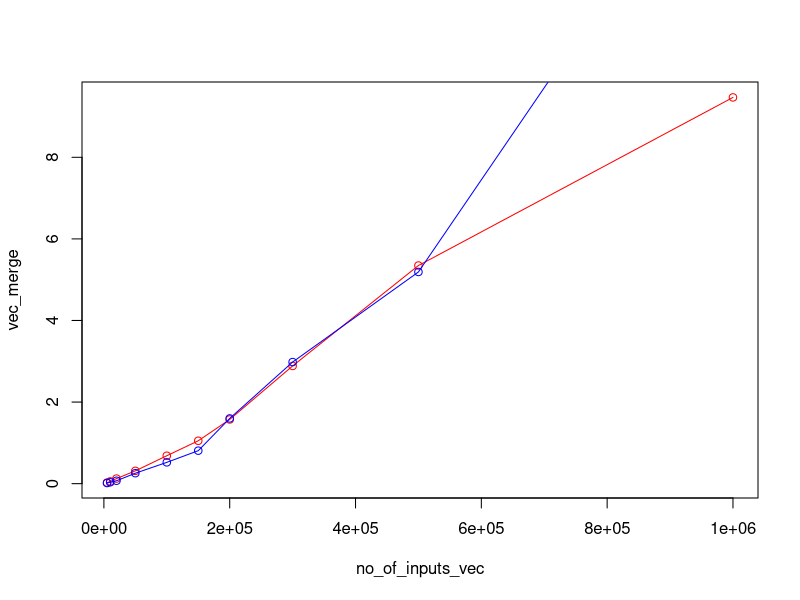

Source code (R):
setwd("/Users/adityaved/prj_ws/git_hub_repos/sem4_analysis_of_algorithms/AOA_Labs/Lab3_merge_quick_sort")

library(readxl)
df1 = read_excel("merge_vs_quick_sort_analyse.xlsx")

df_input_size = df1$`input size`
no_of_inputs_vec = unlist(df_input_size)


vec_merge = unlist(df1$`merge`)
vec_quick = unlist(df1$`quick`)

plot(no_of_inputs_vec,vec_merge, type = "o", col = "red")
lines(no_of_inputs_vec,vec_quick, type = "o", col = "blue")